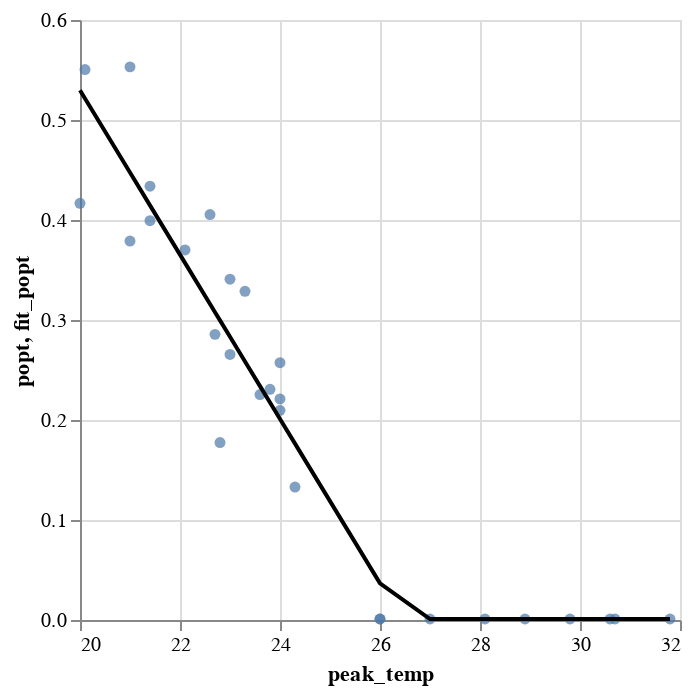

Here is the notebook cell this chart was saved with:
### Code cell
models = init_models()

### Figure 1 — Vega-Lite specification as saved in the notebook (floating-point values rounded to 4 significant figures)
{"config": {"view": {"continuousWidth": 300, "continuousHeight": 300}}, "layer": [{"mark": {"type": "circle"}, "encoding": {"x": {"field": "peak_temp", "scale": {"zero": false}, "type": "quantitative"}, "y": {"field": "popt", "scale": {"zero": false}, "type": "quantitative"}}}, {"mark": {"type": "line"}, "encoding": {"color": {"value": "black"}, "x": {"field": "peak_temp", "scale": {"zero": false}, "type": "quantitative"}, "y": {"field": "fit_popt", "scale": {"zero": false}, "type": "quantitative"}}}], "data": {"name": "data-6cabf23854807a31b24f68c72e5ee24a"}, "$schema": "https://vega.github.io/schema/vega-lite/v5.20.1.json", "datasets": {"data-6cabf23854807a31b24f68c72e5ee24a": [{"day": 18, "popt": 0.001, "peak_temp": 30.6, "peak_hour": 13, "fit_popt": 0.001001}, {"day": 10, "popt": 0.001, "peak_temp": 27.0, "peak_hour": 12, "fit_popt": 0.0009928}, {"day": 23, "popt": 0.2573, "peak_temp": 24.0, "peak_hour": 11, "fit_popt": 0.201}, {"day": 2, "popt": 0.001, "peak_temp": 30.7, "peak_hour": 14, "fit_popt": 0.001001}, {"day": 13, "popt": 0.3993, "peak_temp": 21.4, "peak_hour": 14, "fit_popt": 0.4147}, {"day": 25, "popt": 0.2307, "peak_temp": 23.8, "peak_hour": 12, "fit_popt": 0.2174}, {"day": 4, "popt": 0.001, "peak_temp": 28.9, "peak_hour": 14, "fit_popt": 0.0009969}, {"day": 16, "popt": 0.37, "peak_temp": 22.1, "peak_hour": 14, "fit_popt": 0.3571}, {"day": 1, "popt": 0.133, "peak_temp": 24.3, "peak_hour": 14, "fit_popt": 0.1763}, {"day": 5, "popt": 0.5531, "peak_temp": 21.0, "peak_hour": 10, "fit_popt": 0.4475}, {"day": 27, "popt": 0.2655, "peak_temp": 23.0, "peak_hour": 13, "fit_popt": 0.2832}, {"day": 17, "popt": 0.001, "peak_temp": 29.8, "peak_hour": 13, "fit_popt": 0.0009989}, {"day": 24, "popt": 0.2096, "peak_temp": 24.0, "peak_hour": 13, "fit_popt": 0.201}, {"day": 8, "popt": 0.001, "peak_temp": 26.0, "peak_hour": 13, "fit_popt": 0.03665}, {"day": 3, "popt": 0.001, "peak_temp": 31.8, "peak_hour": 14, "fit_popt": 0.001003}, {"day": 12, "popt": 0.5504, "peak_temp": 20.1, "peak_hour": 14, "fit_popt": 0.5215}, {"day": 9, "popt": 0.001, "peak_temp": 28.1, "peak_hour": 13, "fit_popt": 0.0009952}, {"day": 28, "popt": 0.1775, "peak_temp": 22.8, "peak_hour": 13, "fit_popt": 0.2996}, {"day": 14, "popt": 0.2856, "peak_temp": 22.7, "peak_hour": 12, "fit_popt": 0.3078}, {"day": 22, "popt": 0.221, "peak_temp": 24.0, "peak_hour": 12, "fit_popt": 0.201}, {"day": 20, "popt": 0.4338, "peak_temp": 21.4, "peak_hour": 14, "fit_popt": 0.4147}, {"day": 19, "popt": 0.3408, "peak_temp": 23.0, "peak_hour": 11, "fit_popt": 0.2832}, {"day": 11, "popt": 0.001, "peak_temp": 26.0, "peak_hour": 12, "fit_popt": 0.03665}, {"day": 6, "popt": 0.3789, "peak_temp": 21.0, "peak_hour": 14, "fit_popt": 0.4475}, {"day": 15, "popt": 0.2254, "peak_temp": 23.6, "peak_hour": 12, "fit_popt": 0.2339}, {"day": 26, "popt": 0.4055, "peak_temp": 22.6, "peak_hour": 11, "fit_popt": 0.316}, {"day": 21, "popt": 0.3287, "peak_temp": 23.3, "peak_hour": 14, "fit_popt": 0.2585}, {"day": 7, "popt": 0.4167, "peak_temp": 20.0, "peak_hour": 11, "fit_popt": 0.5297}]}}
